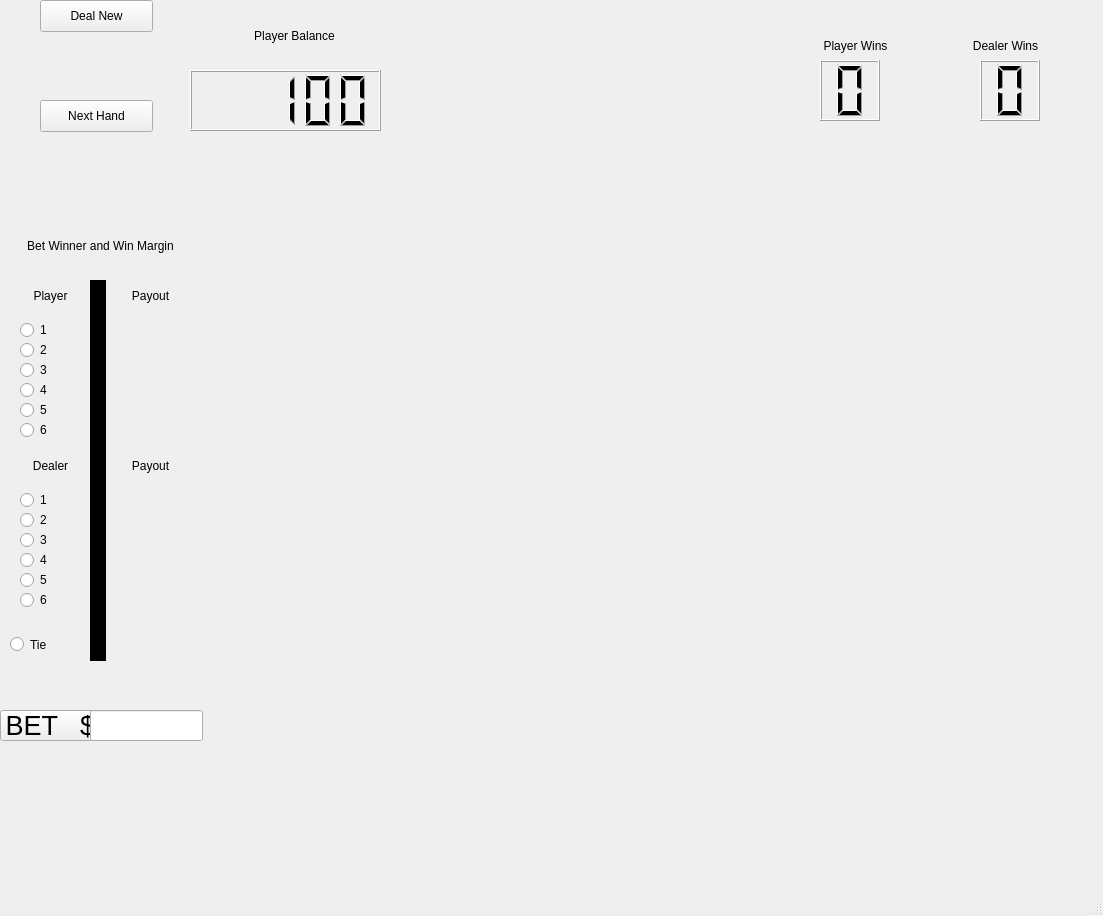
<?xml version="1.0" encoding="UTF-8"?>
<ui version="4.0">
 <class>MainWindow</class>
 <widget class="QMainWindow" name="MainWindow">
  <property name="geometry">
   <rect>
    <x>0</x>
    <y>0</y>
    <width>1103</width>
    <height>916</height>
   </rect>
  </property>
  <property name="windowTitle">
   <string>MainWindow</string>
  </property>
  <property name="styleSheet">
   <string notr="true">background-color: 'green';</string>
  </property>
  <widget class="QWidget" name="centralwidget">
   <widget class="QLabel" name="dealer_top_1">
    <property name="geometry">
     <rect>
      <x>420</x>
      <y>20</y>
      <width>120</width>
      <height>187</height>
     </rect>
    </property>
    <property name="font">
     <font>
      <family>Arial</family>
      <pointsize>18</pointsize>
     </font>
    </property>
    <property name="styleSheet">
     <string notr="true">background-color: 'light gray';</string>
    </property>
    <property name="text">
     <string/>
    </property>
    <property name="pixmap">
     <pixmap>images/back.png</pixmap>
    </property>
    <property name="scaledContents">
     <bool>true</bool>
    </property>
   </widget>
   <widget class="QLabel" name="player_top_1">
    <property name="geometry">
     <rect>
      <x>430</x>
      <y>440</y>
      <width>120</width>
      <height>187</height>
     </rect>
    </property>
    <property name="font">
     <font>
      <family>Arial</family>
      <pointsize>18</pointsize>
     </font>
    </property>
    <property name="styleSheet">
     <string notr="true">background-color: 'light gray';</string>
    </property>
    <property name="text">
     <string/>
    </property>
    <property name="pixmap">
     <pixmap>images/back.png</pixmap>
    </property>
    <property name="scaledContents">
     <bool>true</bool>
    </property>
   </widget>
   <widget class="QPushButton" name="next_hand">
    <property name="geometry">
     <rect>
      <x>40</x>
      <y>100</y>
      <width>113</width>
      <height>32</height>
     </rect>
    </property>
    <property name="styleSheet">
     <string notr="true">background-color: 'light gray';</string>
    </property>
    <property name="text">
     <string>Next Hand</string>
    </property>
   </widget>
   <widget class="QPushButton" name="deal_new">
    <property name="geometry">
     <rect>
      <x>40</x>
      <y>0</y>
      <width>113</width>
      <height>32</height>
     </rect>
    </property>
    <property name="styleSheet">
     <string notr="true">background-color: 'light gray';</string>
    </property>
    <property name="text">
     <string>Deal New</string>
    </property>
   </widget>
   <widget class="QLabel" name="dealer_bottom_1">
    <property name="geometry">
     <rect>
      <x>200</x>
      <y>230</y>
      <width>120</width>
      <height>187</height>
     </rect>
    </property>
    <property name="font">
     <font>
      <family>Arial</family>
      <pointsize>18</pointsize>
     </font>
    </property>
    <property name="styleSheet">
     <string notr="true">background-color: 'light gray';</string>
    </property>
    <property name="text">
     <string/>
    </property>
    <property name="pixmap">
     <pixmap>images/back.png</pixmap>
    </property>
    <property name="scaledContents">
     <bool>true</bool>
    </property>
   </widget>
   <widget class="QLabel" name="dealer_bottom_4">
    <property name="geometry">
     <rect>
      <x>650</x>
      <y>230</y>
      <width>120</width>
      <height>187</height>
     </rect>
    </property>
    <property name="font">
     <font>
      <family>Arial</family>
      <pointsize>18</pointsize>
     </font>
    </property>
    <property name="styleSheet">
     <string notr="true">background-color: 'light gray';</string>
    </property>
    <property name="text">
     <string/>
    </property>
    <property name="pixmap">
     <pixmap>images/back.png</pixmap>
    </property>
    <property name="scaledContents">
     <bool>true</bool>
    </property>
   </widget>
   <widget class="QLabel" name="player_bottom_3">
    <property name="geometry">
     <rect>
      <x>510</x>
      <y>650</y>
      <width>120</width>
      <height>187</height>
     </rect>
    </property>
    <property name="font">
     <font>
      <family>Arial</family>
      <pointsize>18</pointsize>
     </font>
    </property>
    <property name="styleSheet">
     <string notr="true">background-color: 'light gray';</string>
    </property>
    <property name="text">
     <string/>
    </property>
    <property name="pixmap">
     <pixmap>images/back.png</pixmap>
    </property>
    <property name="scaledContents">
     <bool>true</bool>
    </property>
   </widget>
   <widget class="QLabel" name="dealer_bottom_2">
    <property name="geometry">
     <rect>
      <x>350</x>
      <y>230</y>
      <width>120</width>
      <height>187</height>
     </rect>
    </property>
    <property name="font">
     <font>
      <family>Arial</family>
      <pointsize>18</pointsize>
     </font>
    </property>
    <property name="styleSheet">
     <string notr="true">background-color: 'light gray';</string>
    </property>
    <property name="text">
     <string/>
    </property>
    <property name="pixmap">
     <pixmap>images/back.png</pixmap>
    </property>
    <property name="scaledContents">
     <bool>true</bool>
    </property>
   </widget>
   <widget class="QLabel" name="player_bottom_5">
    <property name="geometry">
     <rect>
      <x>810</x>
      <y>650</y>
      <width>120</width>
      <height>187</height>
     </rect>
    </property>
    <property name="font">
     <font>
      <family>Arial</family>
      <pointsize>18</pointsize>
     </font>
    </property>
    <property name="styleSheet">
     <string notr="true">background-color: 'light gray';</string>
    </property>
    <property name="text">
     <string/>
    </property>
    <property name="pixmap">
     <pixmap>images/back.png</pixmap>
    </property>
    <property name="scaledContents">
     <bool>true</bool>
    </property>
   </widget>
   <widget class="QLabel" name="player_top_2">
    <property name="geometry">
     <rect>
      <x>580</x>
      <y>440</y>
      <width>120</width>
      <height>187</height>
     </rect>
    </property>
    <property name="font">
     <font>
      <family>Arial</family>
      <pointsize>18</pointsize>
     </font>
    </property>
    <property name="styleSheet">
     <string notr="true">background-color: 'light gray';</string>
    </property>
    <property name="text">
     <string/>
    </property>
    <property name="pixmap">
     <pixmap>images/back.png</pixmap>
    </property>
    <property name="scaledContents">
     <bool>true</bool>
    </property>
   </widget>
   <widget class="QLabel" name="dealer_bottom_5">
    <property name="geometry">
     <rect>
      <x>800</x>
      <y>230</y>
      <width>120</width>
      <height>187</height>
     </rect>
    </property>
    <property name="font">
     <font>
      <family>Arial</family>
      <pointsize>18</pointsize>
     </font>
    </property>
    <property name="styleSheet">
     <string notr="true">background-color: 'light gray';</string>
    </property>
    <property name="text">
     <string/>
    </property>
    <property name="pixmap">
     <pixmap>images/back.png</pixmap>
    </property>
    <property name="scaledContents">
     <bool>true</bool>
    </property>
   </widget>
   <widget class="QLabel" name="dealer_top_2">
    <property name="geometry">
     <rect>
      <x>570</x>
      <y>20</y>
      <width>120</width>
      <height>187</height>
     </rect>
    </property>
    <property name="font">
     <font>
      <family>Arial</family>
      <pointsize>18</pointsize>
     </font>
    </property>
    <property name="styleSheet">
     <string notr="true">background-color: 'light gray';</string>
    </property>
    <property name="text">
     <string/>
    </property>
    <property name="pixmap">
     <pixmap>images/back.png</pixmap>
    </property>
    <property name="scaledContents">
     <bool>true</bool>
    </property>
   </widget>
   <widget class="QLabel" name="dealer_bottom_3">
    <property name="geometry">
     <rect>
      <x>500</x>
      <y>230</y>
      <width>120</width>
      <height>187</height>
     </rect>
    </property>
    <property name="font">
     <font>
      <family>Arial</family>
      <pointsize>18</pointsize>
     </font>
    </property>
    <property name="styleSheet">
     <string notr="true">background-color: 'light gray';</string>
    </property>
    <property name="text">
     <string/>
    </property>
    <property name="pixmap">
     <pixmap>images/back.png</pixmap>
    </property>
    <property name="scaledContents">
     <bool>true</bool>
    </property>
   </widget>
   <widget class="QLabel" name="player_bottom_2">
    <property name="geometry">
     <rect>
      <x>360</x>
      <y>650</y>
      <width>120</width>
      <height>187</height>
     </rect>
    </property>
    <property name="font">
     <font>
      <family>Arial</family>
      <pointsize>18</pointsize>
     </font>
    </property>
    <property name="styleSheet">
     <string notr="true">background-color: 'light gray';</string>
    </property>
    <property name="text">
     <string/>
    </property>
    <property name="pixmap">
     <pixmap>images/back.png</pixmap>
    </property>
    <property name="scaledContents">
     <bool>true</bool>
    </property>
   </widget>
   <widget class="QLabel" name="player_bottom_1">
    <property name="geometry">
     <rect>
      <x>210</x>
      <y>650</y>
      <width>120</width>
      <height>187</height>
     </rect>
    </property>
    <property name="font">
     <font>
      <family>Arial</family>
      <pointsize>18</pointsize>
     </font>
    </property>
    <property name="styleSheet">
     <string notr="true">background-color: 'light gray';</string>
    </property>
    <property name="text">
     <string/>
    </property>
    <property name="pixmap">
     <pixmap>images/back.png</pixmap>
    </property>
    <property name="scaledContents">
     <bool>true</bool>
    </property>
   </widget>
   <widget class="QLabel" name="player_bottom_4">
    <property name="geometry">
     <rect>
      <x>660</x>
      <y>650</y>
      <width>120</width>
      <height>187</height>
     </rect>
    </property>
    <property name="font">
     <font>
      <family>Arial</family>
      <pointsize>18</pointsize>
     </font>
    </property>
    <property name="styleSheet">
     <string notr="true">background-color: 'light gray';</string>
    </property>
    <property name="text">
     <string/>
    </property>
    <property name="pixmap">
     <pixmap>images/back.png</pixmap>
    </property>
    <property name="scaledContents">
     <bool>true</bool>
    </property>
   </widget>
   <widget class="QRadioButton" name="player_by_1">
    <property name="geometry">
     <rect>
      <x>20</x>
      <y>320</y>
      <width>41</width>
      <height>20</height>
     </rect>
    </property>
    <property name="styleSheet">
     <string notr="true">background-color: 'light gray';</string>
    </property>
    <property name="text">
     <string>1</string>
    </property>
   </widget>
   <widget class="QLCDNumber" name="player_wins">
    <property name="geometry">
     <rect>
      <x>820</x>
      <y>60</y>
      <width>60</width>
      <height>61</height>
     </rect>
    </property>
    <property name="styleSheet">
     <string notr="true">background-color: 'light gray';</string>
    </property>
    <property name="smallDecimalPoint">
     <bool>false</bool>
    </property>
    <property name="digitCount">
     <number>1</number>
    </property>
    <property name="segmentStyle">
     <enum>QLCDNumber::Filled</enum>
    </property>
   </widget>
   <widget class="QLCDNumber" name="casino_wins">
    <property name="geometry">
     <rect>
      <x>980</x>
      <y>60</y>
      <width>60</width>
      <height>61</height>
     </rect>
    </property>
    <property name="styleSheet">
     <string notr="true">background-color: 'light gray';</string>
    </property>
    <property name="smallDecimalPoint">
     <bool>false</bool>
    </property>
    <property name="digitCount">
     <number>1</number>
    </property>
    <property name="segmentStyle">
     <enum>QLCDNumber::Filled</enum>
    </property>
   </widget>
   <widget class="QLCDNumber" name="player_balance">
    <property name="geometry">
     <rect>
      <x>190</x>
      <y>70</y>
      <width>191</width>
      <height>61</height>
     </rect>
    </property>
    <property name="styleSheet">
     <string notr="true">background-color: 'light gray';</string>
    </property>
    <property name="smallDecimalPoint">
     <bool>true</bool>
    </property>
    <property name="digitCount">
     <number>5</number>
    </property>
    <property name="segmentStyle">
     <enum>QLCDNumber::Filled</enum>
    </property>
    <property name="intValue" stdset="0">
     <number>100</number>
    </property>
   </widget>
   <widget class="QLabel" name="player_balance_label">
    <property name="geometry">
     <rect>
      <x>209</x>
      <y>20</y>
      <width>171</width>
      <height>31</height>
     </rect>
    </property>
    <property name="styleSheet">
     <string notr="true">background-color: 'light gray';</string>
    </property>
    <property name="text">
     <string>Player Balance</string>
    </property>
    <property name="alignment">
     <set>Qt::AlignCenter</set>
    </property>
    <property name="wordWrap">
     <bool>false</bool>
    </property>
   </widget>
   <widget class="QLabel" name="player_wins_label">
    <property name="geometry">
     <rect>
      <x>800</x>
      <y>30</y>
      <width>111</width>
      <height>31</height>
     </rect>
    </property>
    <property name="styleSheet">
     <string notr="true">background-color: 'light gray';</string>
    </property>
    <property name="text">
     <string>Player Wins</string>
    </property>
    <property name="alignment">
     <set>Qt::AlignCenter</set>
    </property>
    <property name="wordWrap">
     <bool>false</bool>
    </property>
   </widget>
   <widget class="QLabel" name="dealer_wins_label">
    <property name="geometry">
     <rect>
      <x>950</x>
      <y>30</y>
      <width>111</width>
      <height>31</height>
     </rect>
    </property>
    <property name="styleSheet">
     <string notr="true">background-color: 'light gray';</string>
    </property>
    <property name="text">
     <string>Dealer Wins</string>
    </property>
    <property name="alignment">
     <set>Qt::AlignCenter</set>
    </property>
    <property name="wordWrap">
     <bool>false</bool>
    </property>
   </widget>
   <widget class="QRadioButton" name="player_by_2">
    <property name="geometry">
     <rect>
      <x>20</x>
      <y>340</y>
      <width>41</width>
      <height>20</height>
     </rect>
    </property>
    <property name="styleSheet">
     <string notr="true">background-color: 'light gray';</string>
    </property>
    <property name="text">
     <string>2</string>
    </property>
   </widget>
   <widget class="QRadioButton" name="player_by_6">
    <property name="geometry">
     <rect>
      <x>20</x>
      <y>420</y>
      <width>41</width>
      <height>20</height>
     </rect>
    </property>
    <property name="styleSheet">
     <string notr="true">background-color: 'light gray';</string>
    </property>
    <property name="text">
     <string>6</string>
    </property>
   </widget>
   <widget class="QRadioButton" name="player_by_5">
    <property name="geometry">
     <rect>
      <x>20</x>
      <y>400</y>
      <width>41</width>
      <height>20</height>
     </rect>
    </property>
    <property name="styleSheet">
     <string notr="true">background-color: 'light gray';</string>
    </property>
    <property name="text">
     <string>5</string>
    </property>
   </widget>
   <widget class="QRadioButton" name="player_by_4">
    <property name="geometry">
     <rect>
      <x>20</x>
      <y>380</y>
      <width>41</width>
      <height>20</height>
     </rect>
    </property>
    <property name="styleSheet">
     <string notr="true">background-color: 'light gray';</string>
    </property>
    <property name="text">
     <string>4</string>
    </property>
   </widget>
   <widget class="QRadioButton" name="player_by_3">
    <property name="geometry">
     <rect>
      <x>20</x>
      <y>360</y>
      <width>41</width>
      <height>20</height>
     </rect>
    </property>
    <property name="styleSheet">
     <string notr="true">background-color: 'light gray';</string>
    </property>
    <property name="text">
     <string>3</string>
    </property>
   </widget>
   <widget class="QLabel" name="player_balance_label_2">
    <property name="geometry">
     <rect>
      <x>10</x>
      <y>230</y>
      <width>181</width>
      <height>31</height>
     </rect>
    </property>
    <property name="styleSheet">
     <string notr="true">background-color: 'light gray';</string>
    </property>
    <property name="text">
     <string>Bet Winner and Win Margin</string>
    </property>
    <property name="alignment">
     <set>Qt::AlignCenter</set>
    </property>
    <property name="wordWrap">
     <bool>false</bool>
    </property>
   </widget>
   <widget class="QLabel" name="player_balance_label_4">
    <property name="geometry">
     <rect>
      <x>10</x>
      <y>280</y>
      <width>81</width>
      <height>31</height>
     </rect>
    </property>
    <property name="styleSheet">
     <string notr="true">background-color: 'light gray';</string>
    </property>
    <property name="text">
     <string>Player</string>
    </property>
    <property name="alignment">
     <set>Qt::AlignCenter</set>
    </property>
    <property name="wordWrap">
     <bool>false</bool>
    </property>
   </widget>
   <widget class="QLabel" name="player_balance_label_5">
    <property name="geometry">
     <rect>
      <x>10</x>
      <y>450</y>
      <width>81</width>
      <height>31</height>
     </rect>
    </property>
    <property name="styleSheet">
     <string notr="true">background-color: 'light gray';</string>
    </property>
    <property name="text">
     <string>Dealer</string>
    </property>
    <property name="alignment">
     <set>Qt::AlignCenter</set>
    </property>
    <property name="wordWrap">
     <bool>false</bool>
    </property>
   </widget>
   <widget class="QLabel" name="player_balance_label_6">
    <property name="geometry">
     <rect>
      <x>110</x>
      <y>280</y>
      <width>81</width>
      <height>31</height>
     </rect>
    </property>
    <property name="styleSheet">
     <string notr="true">background-color: 'light gray';</string>
    </property>
    <property name="text">
     <string>Payout</string>
    </property>
    <property name="alignment">
     <set>Qt::AlignCenter</set>
    </property>
    <property name="wordWrap">
     <bool>false</bool>
    </property>
   </widget>
   <widget class="QRadioButton" name="dealer_by_6">
    <property name="geometry">
     <rect>
      <x>20</x>
      <y>590</y>
      <width>41</width>
      <height>20</height>
     </rect>
    </property>
    <property name="styleSheet">
     <string notr="true">background-color: 'light gray';</string>
    </property>
    <property name="text">
     <string>6</string>
    </property>
   </widget>
   <widget class="QRadioButton" name="dealer_by_3">
    <property name="geometry">
     <rect>
      <x>20</x>
      <y>530</y>
      <width>41</width>
      <height>20</height>
     </rect>
    </property>
    <property name="styleSheet">
     <string notr="true">background-color: 'light gray';</string>
    </property>
    <property name="text">
     <string>3</string>
    </property>
   </widget>
   <widget class="QRadioButton" name="dealer_by_2">
    <property name="geometry">
     <rect>
      <x>20</x>
      <y>510</y>
      <width>41</width>
      <height>20</height>
     </rect>
    </property>
    <property name="styleSheet">
     <string notr="true">background-color: 'light gray';</string>
    </property>
    <property name="text">
     <string>2</string>
    </property>
   </widget>
   <widget class="QRadioButton" name="dealer_by_4">
    <property name="geometry">
     <rect>
      <x>20</x>
      <y>550</y>
      <width>41</width>
      <height>20</height>
     </rect>
    </property>
    <property name="styleSheet">
     <string notr="true">background-color: 'light gray';</string>
    </property>
    <property name="text">
     <string>4</string>
    </property>
   </widget>
   <widget class="QRadioButton" name="dealer_by_1">
    <property name="geometry">
     <rect>
      <x>20</x>
      <y>490</y>
      <width>41</width>
      <height>20</height>
     </rect>
    </property>
    <property name="styleSheet">
     <string notr="true">background-color: 'light gray';</string>
    </property>
    <property name="text">
     <string>1</string>
    </property>
   </widget>
   <widget class="QRadioButton" name="dealer_by_5">
    <property name="geometry">
     <rect>
      <x>20</x>
      <y>570</y>
      <width>41</width>
      <height>20</height>
     </rect>
    </property>
    <property name="styleSheet">
     <string notr="true">background-color: 'light gray';</string>
    </property>
    <property name="text">
     <string>5</string>
    </property>
   </widget>
   <widget class="Line" name="line">
    <property name="geometry">
     <rect>
      <x>90</x>
      <y>280</y>
      <width>16</width>
      <height>381</height>
     </rect>
    </property>
    <property name="frameShadow">
     <enum>QFrame::Plain</enum>
    </property>
    <property name="lineWidth">
     <number>20</number>
    </property>
    <property name="orientation">
     <enum>Qt::Vertical</enum>
    </property>
   </widget>
   <widget class="QRadioButton" name="tie">
    <property name="geometry">
     <rect>
      <x>10</x>
      <y>629</y>
      <width>81</width>
      <height>31</height>
     </rect>
    </property>
    <property name="styleSheet">
     <string notr="true">background-color: 'light gray';</string>
    </property>
    <property name="text">
     <string>Tie</string>
    </property>
   </widget>
   <widget class="QLabel" name="payout_player_1">
    <property name="geometry">
     <rect>
      <x>120</x>
      <y>320</y>
      <width>60</width>
      <height>20</height>
     </rect>
    </property>
    <property name="styleSheet">
     <string notr="true">background-color: 'light gray';</string>
    </property>
    <property name="text">
     <string/>
    </property>
   </widget>
   <widget class="QLabel" name="payout_player_5">
    <property name="geometry">
     <rect>
      <x>120</x>
      <y>400</y>
      <width>60</width>
      <height>20</height>
     </rect>
    </property>
    <property name="styleSheet">
     <string notr="true">background-color: 'light gray';</string>
    </property>
    <property name="text">
     <string/>
    </property>
   </widget>
   <widget class="QLabel" name="payout_player_4">
    <property name="geometry">
     <rect>
      <x>120</x>
      <y>380</y>
      <width>60</width>
      <height>20</height>
     </rect>
    </property>
    <property name="styleSheet">
     <string notr="true">background-color: 'light gray';</string>
    </property>
    <property name="text">
     <string/>
    </property>
   </widget>
   <widget class="QLabel" name="payout_player_3">
    <property name="geometry">
     <rect>
      <x>120</x>
      <y>360</y>
      <width>60</width>
      <height>20</height>
     </rect>
    </property>
    <property name="styleSheet">
     <string notr="true">background-color: 'light gray';</string>
    </property>
    <property name="text">
     <string/>
    </property>
   </widget>
   <widget class="QLabel" name="payout_player_2">
    <property name="geometry">
     <rect>
      <x>120</x>
      <y>340</y>
      <width>60</width>
      <height>20</height>
     </rect>
    </property>
    <property name="styleSheet">
     <string notr="true">background-color: 'light gray';</string>
    </property>
    <property name="text">
     <string/>
    </property>
   </widget>
   <widget class="QLabel" name="payout_player_6">
    <property name="geometry">
     <rect>
      <x>120</x>
      <y>420</y>
      <width>60</width>
      <height>20</height>
     </rect>
    </property>
    <property name="styleSheet">
     <string notr="true">background-color: 'light gray';</string>
    </property>
    <property name="text">
     <string/>
    </property>
   </widget>
   <widget class="QLabel" name="payout_dealer_4">
    <property name="geometry">
     <rect>
      <x>120</x>
      <y>550</y>
      <width>60</width>
      <height>20</height>
     </rect>
    </property>
    <property name="styleSheet">
     <string notr="true">background-color: 'light gray';</string>
    </property>
    <property name="text">
     <string/>
    </property>
   </widget>
   <widget class="QLabel" name="payout_dealer_6">
    <property name="geometry">
     <rect>
      <x>120</x>
      <y>590</y>
      <width>60</width>
      <height>20</height>
     </rect>
    </property>
    <property name="styleSheet">
     <string notr="true">background-color: 'light gray';</string>
    </property>
    <property name="text">
     <string/>
    </property>
   </widget>
   <widget class="QLabel" name="payout_dealer_5">
    <property name="geometry">
     <rect>
      <x>120</x>
      <y>570</y>
      <width>60</width>
      <height>20</height>
     </rect>
    </property>
    <property name="styleSheet">
     <string notr="true">background-color: 'light gray';</string>
    </property>
    <property name="text">
     <string/>
    </property>
   </widget>
   <widget class="QLabel" name="payout_dealer_2">
    <property name="geometry">
     <rect>
      <x>120</x>
      <y>510</y>
      <width>60</width>
      <height>20</height>
     </rect>
    </property>
    <property name="styleSheet">
     <string notr="true">background-color: 'light gray';</string>
    </property>
    <property name="text">
     <string/>
    </property>
   </widget>
   <widget class="QLabel" name="payout_dealer_1">
    <property name="geometry">
     <rect>
      <x>120</x>
      <y>490</y>
      <width>60</width>
      <height>20</height>
     </rect>
    </property>
    <property name="styleSheet">
     <string notr="true">background-color: 'light gray';</string>
    </property>
    <property name="text">
     <string/>
    </property>
   </widget>
   <widget class="QLabel" name="payout_dealer_3">
    <property name="geometry">
     <rect>
      <x>120</x>
      <y>530</y>
      <width>60</width>
      <height>20</height>
     </rect>
    </property>
    <property name="styleSheet">
     <string notr="true">background-color: 'light gray';</string>
    </property>
    <property name="text">
     <string/>
    </property>
   </widget>
   <widget class="QLabel" name="payout_tie">
    <property name="geometry">
     <rect>
      <x>120</x>
      <y>630</y>
      <width>60</width>
      <height>31</height>
     </rect>
    </property>
    <property name="styleSheet">
     <string notr="true">background-color: 'light gray';</string>
    </property>
    <property name="text">
     <string/>
    </property>
   </widget>
   <widget class="QPushButton" name="bet_button">
    <property name="geometry">
     <rect>
      <x>0</x>
      <y>710</y>
      <width>101</width>
      <height>31</height>
     </rect>
    </property>
    <property name="font">
     <font>
      <pointsize>20</pointsize>
     </font>
    </property>
    <property name="styleSheet">
     <string notr="true">background-color: 'light gray';</string>
    </property>
    <property name="text">
     <string>BET   $</string>
    </property>
   </widget>
   <widget class="QLabel" name="player_balance_label_7">
    <property name="geometry">
     <rect>
      <x>110</x>
      <y>450</y>
      <width>81</width>
      <height>31</height>
     </rect>
    </property>
    <property name="styleSheet">
     <string notr="true">background-color: 'light gray';</string>
    </property>
    <property name="text">
     <string>Payout</string>
    </property>
    <property name="alignment">
     <set>Qt::AlignCenter</set>
    </property>
    <property name="wordWrap">
     <bool>false</bool>
    </property>
   </widget>
   <widget class="QLineEdit" name="betsize">
    <property name="geometry">
     <rect>
      <x>90</x>
      <y>710</y>
      <width>113</width>
      <height>31</height>
     </rect>
    </property>
    <property name="styleSheet">
     <string notr="true">background-color: 'light gray'</string>
    </property>
    <property name="maxLength">
     <number>32763</number>
    </property>
    <property name="alignment">
     <set>Qt::AlignCenter</set>
    </property>
   </widget>
   <widget class="QLabel" name="win_loss_banner">
    <property name="geometry">
     <rect>
      <x>20</x>
      <y>760</y>
      <width>181</width>
      <height>31</height>
     </rect>
    </property>
    <property name="styleSheet">
     <string notr="true">background-color: 'light gray';</string>
    </property>
    <property name="text">
     <string/>
    </property>
    <property name="alignment">
     <set>Qt::AlignCenter</set>
    </property>
    <property name="wordWrap">
     <bool>false</bool>
    </property>
   </widget>
   <widget class="QLabel" name="label">
    <property name="geometry">
     <rect>
      <x>229</x>
      <y>445</y>
      <width>181</width>
      <height>151</height>
     </rect>
    </property>
    <property name="text">
     <string/>
    </property>
    <property name="pixmap">
     <pixmap>images/Bac.png</pixmap>
    </property>
    <property name="scaledContents">
     <bool>true</bool>
    </property>
    <property name="alignment">
     <set>Qt::AlignCenter</set>
    </property>
   </widget>
   <widget class="QLabel" name="label_2">
    <property name="geometry">
     <rect>
      <x>720</x>
      <y>450</y>
      <width>181</width>
      <height>151</height>
     </rect>
    </property>
    <property name="text">
     <string/>
    </property>
    <property name="pixmap">
     <pixmap>images/gow.png</pixmap>
    </property>
    <property name="scaledContents">
     <bool>true</bool>
    </property>
    <property name="alignment">
     <set>Qt::AlignCenter</set>
    </property>
   </widget>
  </widget>
  <widget class="QMenuBar" name="menubar">
   <property name="geometry">
    <rect>
     <x>0</x>
     <y>0</y>
     <width>1103</width>
     <height>37</height>
    </rect>
   </property>
  </widget>
  <widget class="QStatusBar" name="statusbar"/>
 </widget>
 <resources/>
 <connections/>
</ui>
